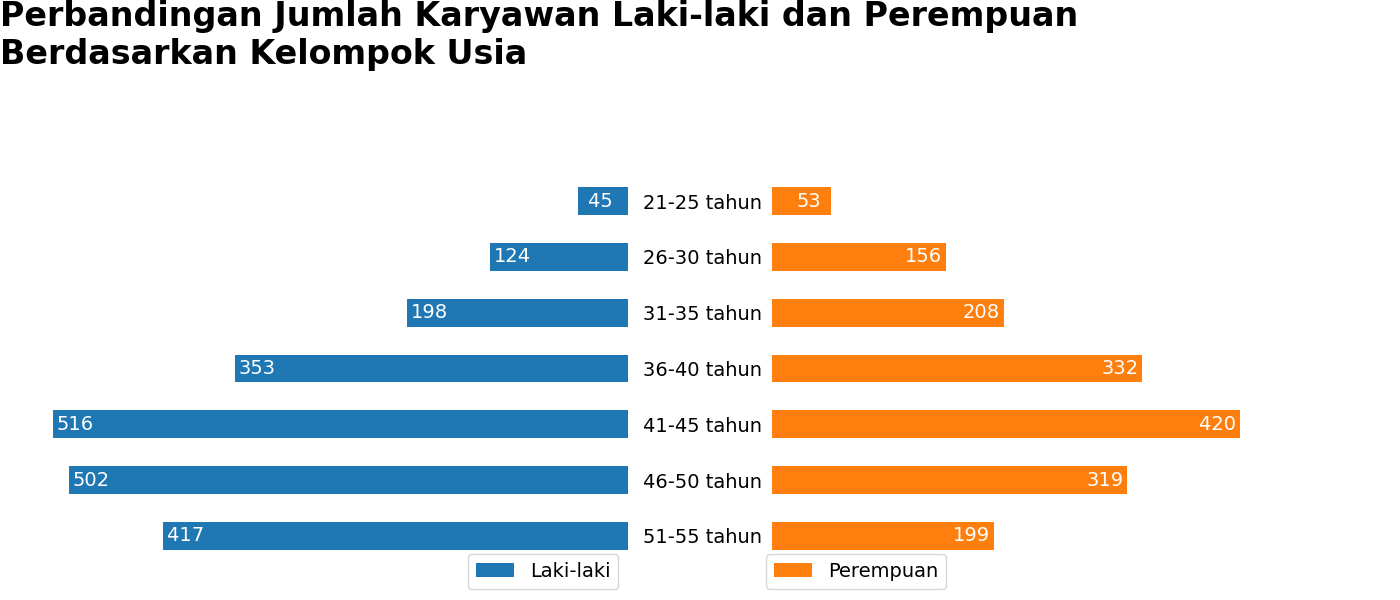

Python code for this plot:
import pandas as pd
import matplotlib.pyplot as plt

tabel = (pd.read_csv("https://storage.googleapis.com/dqlab-dataset/usia_karyawan.csv")
		 .sort_values("Kelompok Usia", ascending=False)
		 .set_index("Kelompok Usia")
		 )
tabel["Laki-laki"] = -tabel["Laki-laki"]

fig, axes = plt.subplots(1, 2, figsize=(14, 6))
fig.suptitle("Perbandingan Jumlah Karyawan Laki-laki dan Perempuan\nBerdasarkan Kelompok Usia",
			 x=0., y=1.0, fontsize=24, fontweight="bold", ha="left")
tabel["Laki-laki"].plot(kind="barh", ax=axes[0], color="tab:blue", xlim=[-550, 0])
tabel["Perempuan"].plot(kind="barh", ax=axes[1], color="tab:orange", fontsize=14, xlim=[0, 550])
axes[0].set_ylabel("")
axes[0].tick_params(left=False, bottom=False, labelleft=False, labelbottom=False)
axes[0].legend(["Laki-laki"], fontsize=14, bbox_to_anchor=(0., 0., 1., .05))
axes[0].set_frame_on(False)
axes[1].set_ylabel("")
axes[1].tick_params(left=False, bottom=False, labelbottom=False)
axes[1].legend(["Perempuan"], fontsize=14, bbox_to_anchor=(0., 0., 0.3, .05))
axes[1].set_frame_on(False)
for i, m, w in zip(range(tabel.shape[0]), list(tabel["Laki-laki"]), list(tabel["Perempuan"])):
    axes[0].annotate(str(abs(m)), (m+20, i), xytext=(m+20, i),
					 color="w", va="center", ha="center", fontsize=14)
    axes[1].annotate(str(abs(w)), (w-20, i), xytext=(w-20, i),
					 color="w", va="center", ha="center", fontsize=14)
plt.tight_layout(rect=(0,0,1,0.88))
plt.show()
